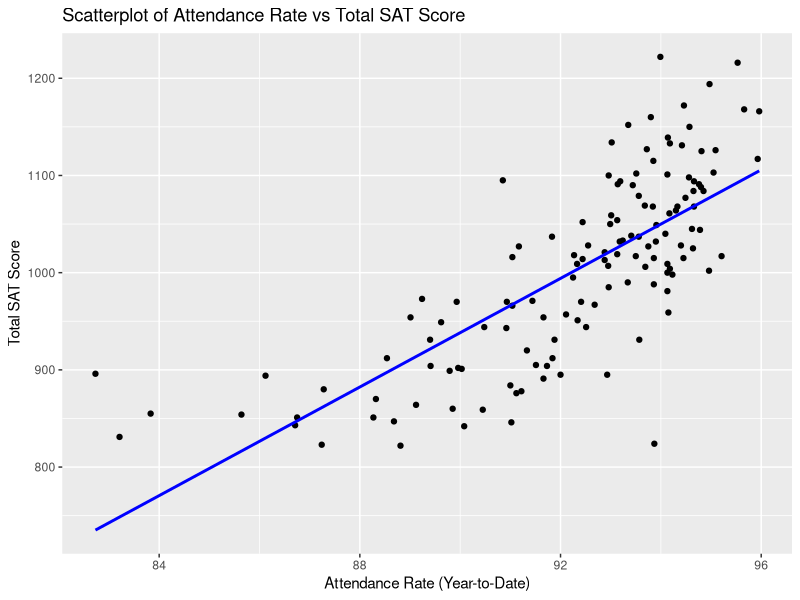

Source code (R):
setwd("C:/Users/nancy/Downloads/info 201")
library(tidyverse)

data <- read_delim("combine_data.csv")

filtered_data <- data %>% 
  filter(Student.group == "All Students")

filtered_data <- filtered_data %>%
  mutate(total_SAT = Math.2022.Average.Score + X2022.ELA.Average.Score)

filtered_data$X2021.2022.attendance.rate...year.to.date <- filtered_data$X2021.2022.attendance.rate...year.to.date * 100

ggplot(filtered_data, aes(x = X2021.2022.attendance.rate...year.to.date, y = total_SAT)) +
  geom_point() +
  geom_smooth(method = "lm", se = FALSE, color = "blue") +  # Add a linear trendline
  labs(title = "Scatterplot of Attendance Rate vs Total SAT Score",
       x = "Attendance Rate (Year-to-Date)",
       y = "Total SAT Score")

linear_model <- lm(total_SAT ~ X2021.2022.attendance.rate...year.to.date, data = filtered_data)

# Print the summary of the linear model to see the coefficients
summary(linear_model)

# Extract the coefficients
coefficients <- coef(linear_model)
intercept <- coefficients[1]
slope <- coefficients[2]

# Print the equation of the trendline
cat("Equation of the trendline: y =", round(intercept, 2), "+", round(slope, 2), "* x\n")

summary_linear_model <- summary(linear_model)

# Extract the R-squared value
r_squared <- summary_linear_model$r.squared

# Print the R-squared value
cat("R-squared value:", round(r_squared, 4), "\n")